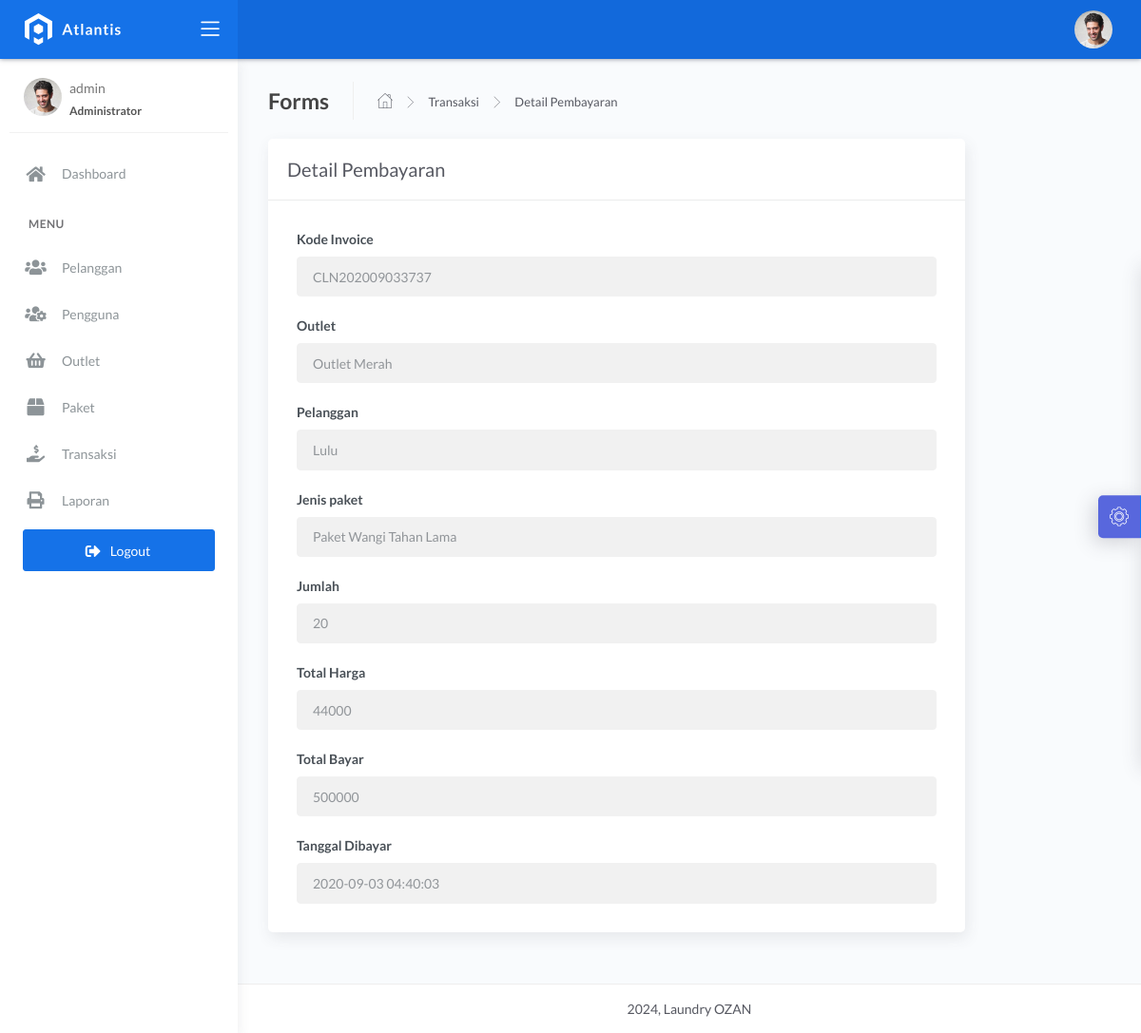
The app's page /admin/transaksi_detail.php?id=36 (signed in) with its own data.
### tables this page shows
CREATE TABLE `transaksi` (
  `id_transaksi` int(11) NOT NULL,
  `outlet_id` int(11) DEFAULT NULL,
  `kode_invoice` varchar(228) DEFAULT NULL,
  `id_pelanggan` int(11) DEFAULT NULL,
  `tgl` datetime DEFAULT NULL,
  `batas_waktu` datetime DEFAULT NULL,
  `tgl_pembayaran` datetime DEFAULT NULL,
  `biaya_tambahan` int(11) DEFAULT NULL,
  `diskon` double DEFAULT NULL,
  `pajak` int(11) DEFAULT NULL,
  `status` enum('baru','proses','selesai','diambil') DEFAULT NULL,
  `status_bayar` enum('dibayar','belum') DEFAULT NULL,
  `id_user` int(11) DEFAULT NULL
);

CREATE TABLE `outlet` (
  `id_outlet` int(11) NOT NULL,
  `nama_outlet` varchar(228) DEFAULT NULL,
  `alamat_outlet` text DEFAULT NULL,
  `telp_outlet` varchar(15) DEFAULT NULL
);

CREATE TABLE `pelanggan` (
  `id_pelanggan` int(11) NOT NULL,
  `nama_pelanggan` varchar(228) NOT NULL,
  `alamat_pelanggan` text NOT NULL,
  `jenis_kelamin` enum('L','P') NOT NULL,
  `telp_pelanggan` varchar(15) NOT NULL,
  `no_ktp` varchar(30) NOT NULL
);

CREATE TABLE `paket_cuci` (
  `id_paket` int(11) NOT NULL,
  `jenis_paket` enum('kiloan','selimut','bedcover','kaos','lain') NOT NULL,
  `nama_paket` varchar(228) NOT NULL,
  `harga` int(11) NOT NULL,
  `outlet_id` int(11) NOT NULL
);

CREATE TABLE `detail_transaksi` (
  `id_detail` int(11) NOT NULL,
  `id_transaksi` int(11) NOT NULL,
  `id_paket` int(11) NOT NULL,
  `qty` double NOT NULL,
  `total_harga` double NOT NULL,
  `keterangan` text NOT NULL,
  `total_bayar` int(11) NOT NULL
);

### admin/transaksi_detail.php (the view, shortened to what this page needs)
<?php
$title = 'Detail Pembayaran';
require 'koneksi.php';
$id = $_GET['id'];
$query = mysqli_query($conn, "SELECT transaksi.*, pelanggan.nama_pelanggan, detail_transaksi.*, outlet.nama_outlet, paket_cuci.nama_paket FROM transaksi INNER JOIN pelanggan ON pelanggan.id_pelanggan = transaksi.id_pelanggan INNER JOIN detail_transaksi ON detail_transaksi.id_transaksi = transaksi.id_transaksi INNER JOIN outlet ON outlet.id_outlet = transaksi.outlet_id INNER JOIN paket_cuci ON paket_cuci.outlet_id = transaksi.outlet_id WHERE transaksi.id_transaksi = '$id'");
$data = mysqli_fetch_assoc($query);
require 'header.php';
?>
<div class="content">
    <div class="page-inner">
        <div class="page-header">
            <h4 class="page-title">Forms</h4>
            <ul class="breadcrumbs">
                <li class="nav-home">
                    <a href="index.php">
                        <i class="flaticon-home"></i>
                    </a>
                </li>
                <li class="separator">
                    <i class="flaticon-right-arrow"></i>
                </li>
                <li class="nav-item">
                    <a href="transaksi.php">Transaksi</a>
                </li>
                <li class="separator">
                    <i class="flaticon-right-arrow"></i>
                </li>
                <li class="nav-item">
                    <a href="#"><?= $title; ?></a>
                </li>
            </ul>
        </div>
        <div class="row">
            <div class="col-md-10">
                <div class="card">
                    <div class="card-header">
                        <div class="card-title"><?= $title; ?></div>
                    </div>
                    <form action="" method="POST">
                        <div class="card-body">
                            <div class="form-group">
                                <label for="largeInput">Kode Invoice</label>
                                <input type="text" name="kode_invoice" class="form-control form-control" id="defaultInput" value="<?= $data['kode_invoice']; ?>" readonly>
                            </div>
                            <div class="form-group">
                                <label for="largeInput">Outlet</label>
                                <input type="text" name="" class="form-control form-control" id="defaultInput" value="<?= $data['nama_outlet']; ?>" readonly>
                            </div>
                            <div class="form-group">
                                <label for="largeInput">Pelanggan</label>
                                <input type="text" name="" class="form-control form-control" id="defaultInput" value="<?= $data['nama_pelanggan']; ?>" readonly>
                            </div>
                            <div class="form-group">
                                <label for="largeInput">Jenis paket</label>
                                <input type="text" name="" class="form-control form-control" id="defaultInput" value="<?= $data['nama_paket']; ?>" readonly>
                            </div>
                            <div class="form-group">
                                <label for="largeInput">Jumlah</label>
                                <input type="text" name="qty" class="form-control form-control" id="defaultInput" value="<?= $data['qty']; ?>" readonly>
                            </div>
                            <div class="form-group">
                                <label for="largeInput">Total Harga</label>
                                <input type="text" name="biaya_tambahan" class="form-control form-control" id="defaultInput" value="<?= $data['total_harga']; ?>" readonly>
                            </div>
                            <?php if ($data['total_bayar'] > 0) : ?>
                                <div class="form-group">
                                    <label for="largeInput">Total Bayar</label>
                                    <input type="text" name="biaya_tambahan" class="form-control form-control" id="defaultInput" value="<?= $data['total_bayar']; ?>" readonly>
                                </div>
                                <div class="form-group">
                                    <label for="largeInput">Tanggal Dibayar</label>
                                    <input type="text" name="biaya_tambahan" class="form-control form-control" id="defaultInput" value="<?= $data['tgl_pembayaran']; ?>" readonly>
                                </div>
                            <?php endif; ?>
                    </form>
                </div>
            </div>
        </div>
    </div>
</div>
<?php require 'footer.php'; ?>

### records on screen
transaksi: kode_invoice "CLN202009033737", biaya_tambahan "2020-09-03 04:40:03"
outlet: nama_outlet "Outlet Merah"
pelanggan: nama_pelanggan "Lulu"
paket_cuci: nama_paket "Paket Wangi Tahan Lama"
detail_transaksi: qty "20", biaya_tambahan "44000", biaya_tambahan "500000"

### other values on screen
$_SESSION['username'] "admin"
$title "Detail Pembayaran"
